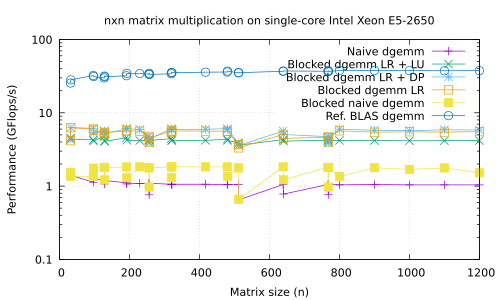

Source code (gnuplot):
set title "nxn matrix multiplication on single-core Intel Xeon E5-2650"
set xlabel "Matrix size (n)"
set ylabel "Performance (GFlops/s)"
set grid
set logscale y 10

set terminal pdf
set output "timing.pdf"

plot "timing_basic_dgemm.data"   using 2:4 title "Naive dgemm"     \
                                 with linespoints,                 \
     "timing_blocked_dgemm_LR_LU.data" using 2:4 title "Blocked dgemm LR + LU"   \
                             with linespoints,                 \
     "timing_blocked_dgemm_LR_DP.data" using 2:4 title "Blocked dgemm LR + DP"   \
                             with linespoints,                 \
     "timing_blocked_dgemm_LR.data" using 2:4 title "Blocked dgemm LR"   \
                                 with linespoints,                 \
     "timing_blocked_dgemm-naive.data" using 2:4 title "Blocked naive dgemm"   \
                                 with linespoints,                 \
     "timing_blas_dgemm.data"    using 2:4 title "Ref. BLAS dgemm" \
                                 with linespoints
